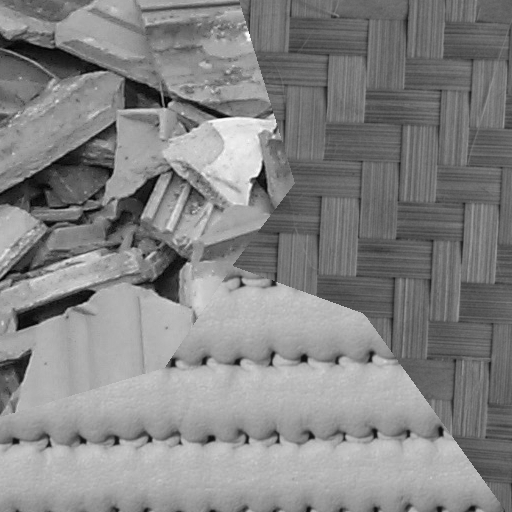
#> input picture Images/1.pgm, 512 x 512 px, given in place of Images, which was not available
$ python canny_python.py
#> lines starting #> are read from the running program, lines starting #| are printed output that depends on the picture; after the words box and inside, x2 and y2 are one past the last pixel; in counts of white or black regions, pixels touching at a corner belong together; pictures that were not available may be replaced by others from this repository, and a replacement may not be noted
import cv2
import numpy as np
from skimage import io

def canny_edge_detection(image):
    # blur
    blurred = cv2.GaussianBlur(image, (7,7), 3)

    _, binary = cv2.threshold(blurred, 70, 255, cv2.THRESH_BINARY)

    #applying Canny Edge Detection with 50 and 120 as the threshold
    edges = cv2.Canny(binary, 50, 120)

    return edges

if __name__ == "__main__":
    # Load the image
    while True:
        try:
            file_name = input("Give the file name of an image in the Images folder: ")
#> the answer given: ../Images
            image = cv2.imread("../Images/"+file_name, cv2.IMREAD_GRAYSCALE)
#> image is the input picture: shape (512, 512); min 2, max 251, mean 132.5
        except cv2.error as e:
            print("Error reading image:", e)
        else:
            if (image is not None):
                print("Image read successfully!")
                break
            else:
                print("Enter Correct Name")

    # decreasing the resolution of the image. ONLY USED FOR CORAL IMAGES
    image_resized = cv2.resize(image, (int(image.shape[0]/6), int(image.shape[1]/6)))
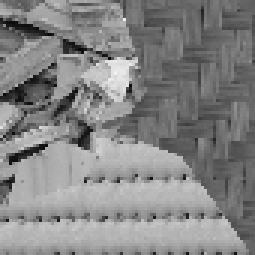
#> image_resized: shape (85, 85) (shown 3 times larger); min 7, max 240, mean 132.5
    # image_resized = image

    #show original image
    io.imshow(image_resized)
    io.show()

    edges = canny_edge_detection(image_resized)
#> in canny_edge_detection, `blurred = cv2.GaussianBlur(image, (7,7), 3)`:
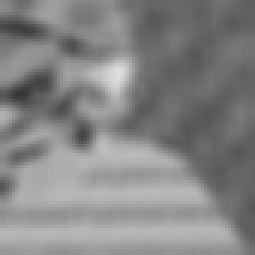
#> blurred: shape (85, 85) (shown 3 times larger); min 52, max 223, mean 132.6
#> in canny_edge_detection, `_, binary = cv2.threshold(blurred, 70, 255, cv2.THRESH_BINARY)`:
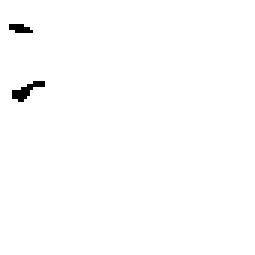
#> binary: shape (85, 85) (shown 3 times larger); 99.3% white; black in thin lines or dots, all inside (x1, y1, x2, y2) = (3, 8, 15, 34)
#> in canny_edge_detection, `edges = cv2.Canny(binary, 50, 120)`:
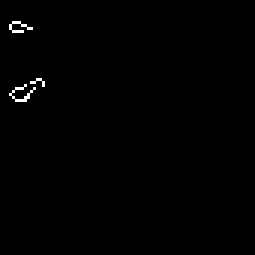
#> edges: shape (85, 85) (shown 3 times larger); 0.48% white in thin lines or dots, all inside (x1, y1, x2, y2) = (3, 7, 15, 34)

    edges = cv2.resize(edges, (int(image.shape[0]), int(image.shape[1])))
#> edges: shape (512, 512)

    # write image to a jpg file
    while True:
        try:
            file_result_name = input("A .jpg file will be added to CannyResults. Give a name for the file: ")
            cv2.imwrite("CannyResults/"+file_result_name, edges)
        except cv2.error as e:
            print("Error writing image:", e)
        else:
            print("Image written successfully!")
            break
#> this loop made 1 pass; the answer given on pass 1: ../Images/1.pgm

    #show Canny Edge Detection
    io.imshow(edges)
    io.show()

$ run again, on Images/coraltest.pgm
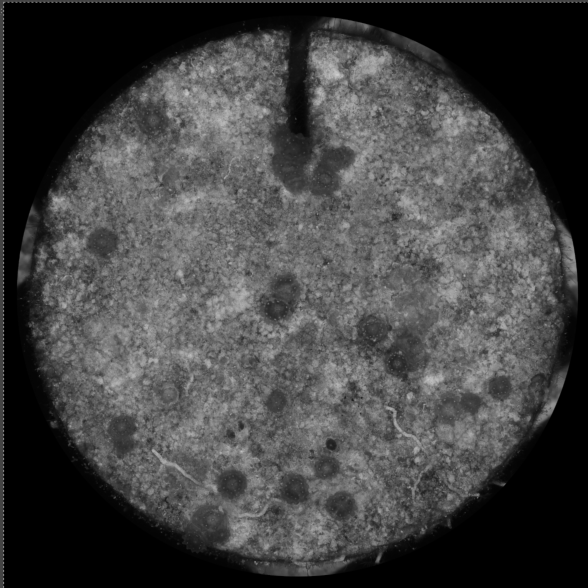
#> input picture Images/coraltest.pgm, 588 x 588 px, given in place of Images, which was not available
#> image is the input picture: shape (588, 588); min 0, max 204, mean 67
#> in canny_edge_detection, `_, binary = cv2.threshold(blurred, 70, 255, cv2.THRESH_BINARY)`:
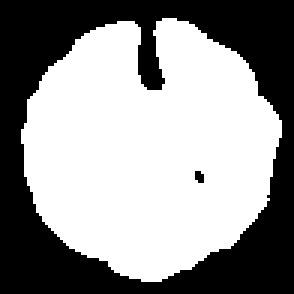
#> binary: shape (98, 98) (shown 3 times larger); 57.9% white; 2 black regions (1 under 20 px), largest, box (x1, y1, x2, y2) and area: (0, 0, 98, 98) 4030
#> `edges = cv2.resize(edges, (int(image.shape[0]), int(image.shape[1])))`:
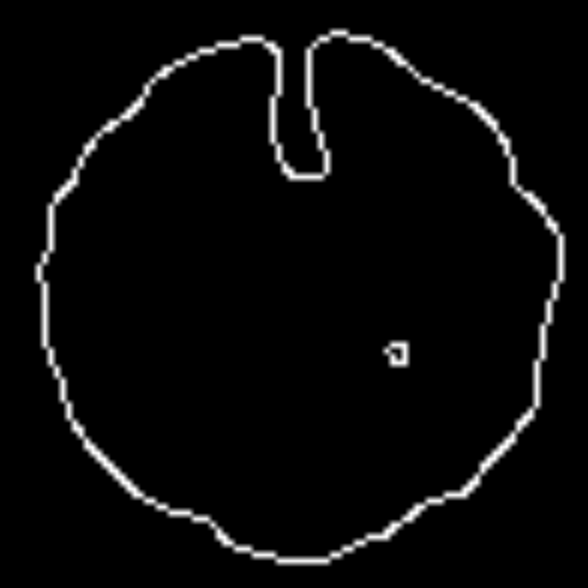
#> edges: shape (588, 588); min 0, max 253, mean 9.1
#> the loop `while True:` made 1 pass; the answer given on pass 1: ../Images/coraltest.pgm

$ run again, on Images/image.pgm
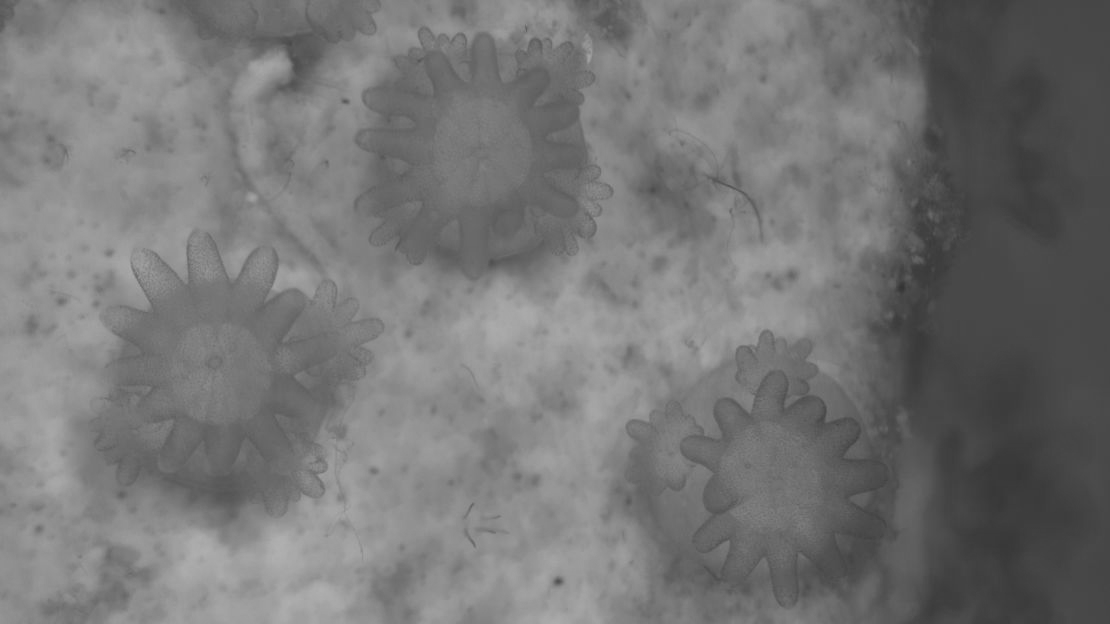
#> input picture Images/image.pgm, 1110 x 624 px, given in place of Images, which was not available
#> image is the input picture: shape (624, 1110); min 51, max 176, mean 117.4
#> in canny_edge_detection, `_, binary = cv2.threshold(blurred, 70, 255, cv2.THRESH_BINARY)`:
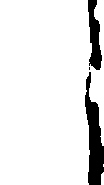
#> binary: shape (185, 104); 90.6% white; 3 black regions (1 under 20 px), largest, box (x1, y1, x2, y2) and area: (85, 72, 104, 185) 1195, (88, 0, 102, 70) 612
#> `edges = cv2.resize(edges, (int(image.shape[0]), int(image.shape[1])))`:
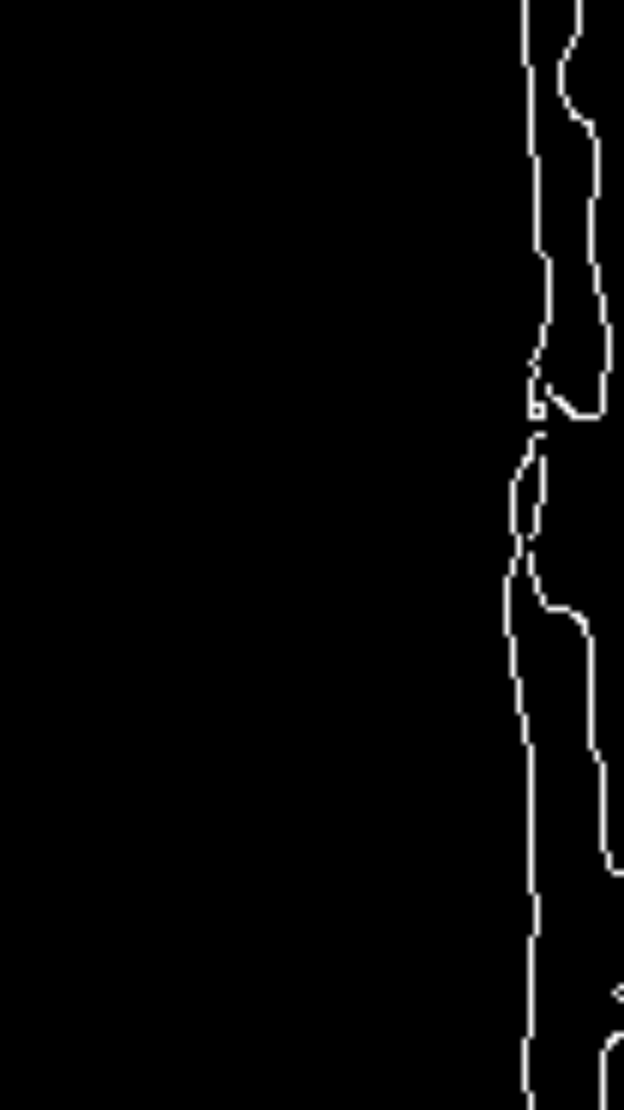
#> edges: shape (1110, 624); min 0, max 253, mean 4.9
#> the loop `while True:` made 1 pass; the answer given on pass 1: ../Images/image.pgm

$ run again, on Images/tahoe.JPG
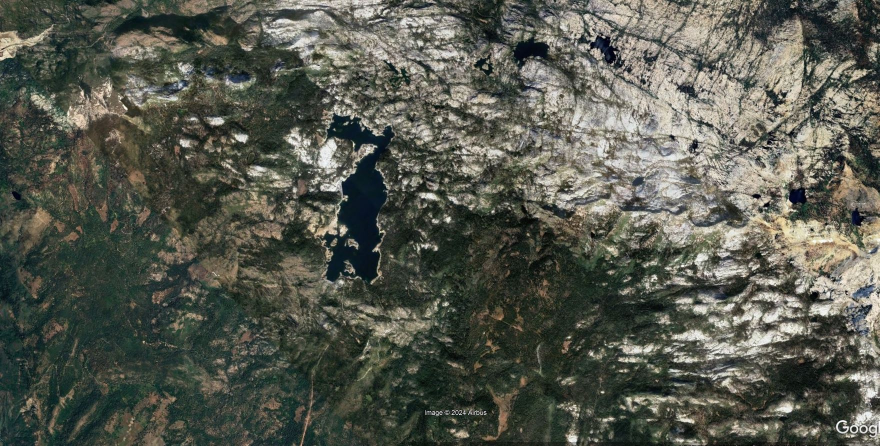
#> input picture Images/tahoe.JPG, 1759 x 892 px, given in place of Images, which was not available (shown at 1/2 size)
#> in canny_edge_detection, `_, binary = cv2.threshold(blurred, 70, 255, cv2.THRESH_BINARY)`:
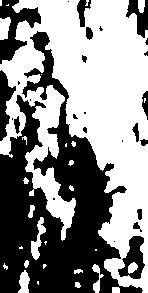
#> binary: shape (293, 148); 55.4% white; 27 black regions (13 under 20 px), largest, box (x1, y1, x2, y2) and area: (0, 31, 143, 293) 15849, (0, 0, 41, 64) 1135, (118, 236, 145, 279) 620
#> `edges = cv2.resize(edges, (int(image.shape[0]), int(image.shape[1])))`:
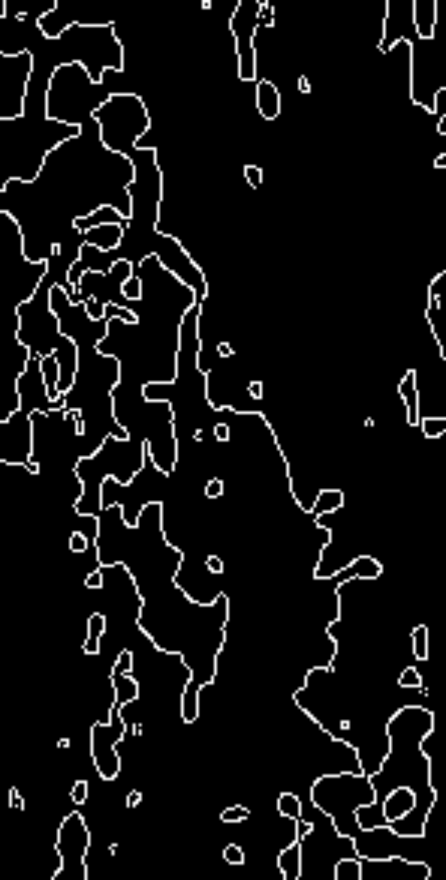
#> edges: shape (1759, 892) (shown at 1/2 size); min 0, max 255, mean 16
#> the loop `while True:` made 1 pass; the answer given on pass 1: ../Images/tahoe.JPG
